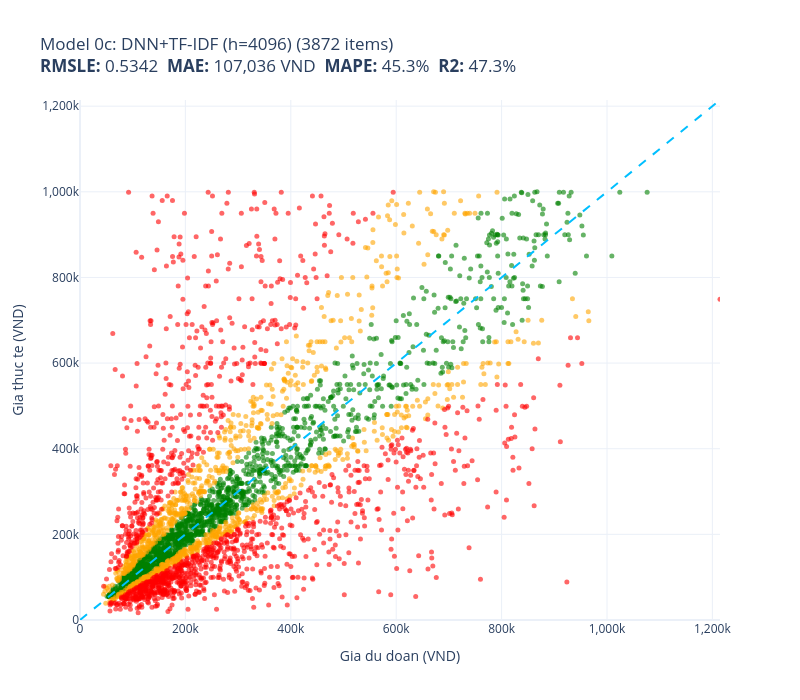
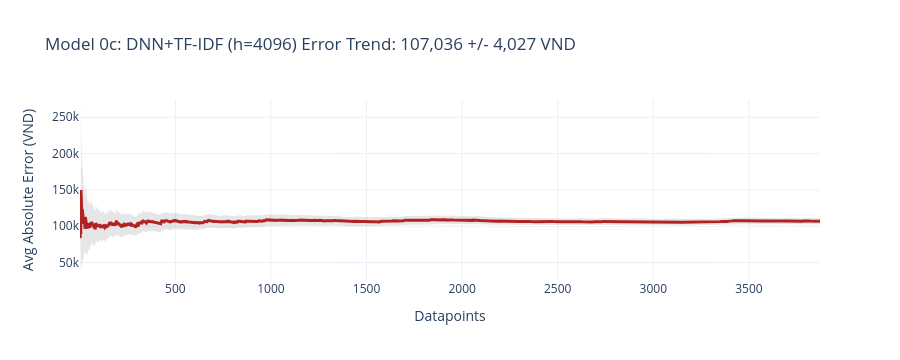

The code cell stored with these charts, in order, in its notebook:
### Code cell
# Phase 2: Model 0c — DNN best vectorizer (hidden=4096)
print("\n\n" + "#" * 60)
print("# MODEL 0c: DNN best vectorizer (hidden=4096)")
print("#" * 60)
print("Using TF-IDF (same data as 0b, reuse X_tr/X_va/X_te)")

model_0c = DeepNeuralNetwork(X_tr.shape[1], hidden_size=4096, num_layers=10)
cached = load_torch_weights(model_0c, "model_0c_dnn_tfidf4096", DEVICE)
if cached:
    model_0c, y_mean_0c, y_std_0c = cached
    hist_0c = None
else:
    model_0c, y_mean_0c, y_std_0c, hist_0c = train_torch_model(
        model_0c, X_tr, y_tr, X_va, y_va, DEVICE, epochs=5, batch_size=64
    )
    save_torch_weights(model_0c, y_mean_0c, y_std_0c, "model_0c_dnn_tfidf4096")
pred_0c = predict_batch(model_0c, X_te, y_mean_0c, y_std_0c, DEVICE)
evaluate_batch(test_prices, pred_0c, "Model 0c: DNN+TF-IDF (h=4096)")
if hist_0c:
    plot_training_history(hist_0c, "Model 0c: DNN+TF-IDF (h=4096)")
    ALL_HISTORIES["0c"] = hist_0c

best_0 = min(
    [("0a", ALL_RESULTS.get("Model 0a: DNN+HashingVec (h=2048)", {}).get("rmsle", 99)),
     ("0b", ALL_RESULTS.get("Model 0b: DNN+TF-IDF (h=2048)", {}).get("rmsle", 99)),
     ("0c", ALL_RESULTS.get("Model 0c: DNN+TF-IDF (h=4096)", {}).get("rmsle", 99))],
    key=lambda x: x[1]
)
print(f"\nBest Model 0 variant: {best_0[0]} (RMSLE={best_0[1]:.4f})")

del model_0c, X_tr, X_va, X_te, y_tr, y_va, y_te
torch.cuda.empty_cache()

### Figure 1 — Plotly figure (JSON) as saved in the notebook; plotly's stock layout.template omitted (floating-point values rounded to 4 significant figures; data arrays with more than 128 entries replaced by an {"elided": "..."} marker saying what was removed)
{"data": [{"customdata": {"elided": "1536x1 str values"}, "hovertemplate": "%{customdata[0]}<extra></extra>", "marker": {"color": "green", "opacity": 0.6, "size": 5}, "mode": "markers", "name": "green", "type": "scatter", "x": {"elided": "1536 float values"}, "y": {"elided": "1536 float values"}}, {"customdata": {"elided": "971x1 str values"}, "hovertemplate": "%{customdata[0]}<extra></extra>", "marker": {"color": "orange", "opacity": 0.6, "size": 5}, "mode": "markers", "name": "orange", "type": "scatter", "x": {"elided": "971 float values"}, "y": {"elided": "971 float values"}}, {"customdata": {"elided": "1365x1 str values"}, "hovertemplate": "%{customdata[0]}<extra></extra>", "marker": {"color": "red", "opacity": 0.6, "size": 5}, "mode": "markers", "name": "red", "type": "scatter", "x": {"elided": "1365 float values"}, "y": {"elided": "1365 float values"}}, {"hoverinfo": "skip", "line": {"color": "deepskyblue", "dash": "dash", "width": 2}, "mode": "lines", "name": "y=x", "showlegend": false, "type": "scatter", "x": [0, 1214000.0], "y": [0, 1214000.0]}], "layout": {"height": 700, "showlegend": false, "title": {"text": "Model 0c: DNN+TF-IDF (h=4096) (3872 items)<br><b>RMSLE:</b> 0.5342  <b>MAE:</b> 107,036 VND  <b>MAPE:</b> 45.3%  <b>R2:</b> 47.3%"}, "width": 800, "xaxis": {"range": [0, 1214000.0], "ticktext": ["0", "200k", "400k", "600k", "800k", "1,000k", "1,200k", "1,400k"], "tickvals": [0, 200000, 400000, 600000, 800000, 1000000, 1200000, 1400000], "title": {"text": "Gia du doan (VND)"}}, "yaxis": {"range": [0, 1214000.0], "ticktext": ["0", "200k", "400k", "600k", "800k", "1,000k", "1,200k", "1,400k"], "tickvals": [0, 200000, 400000, 600000, 800000, 1000000, 1200000, 1400000], "title": {"text": "Gia thuc te (VND)"}}}}

### Figure 2 — Plotly figure (JSON) as saved in the notebook; plotly's stock layout.template omitted (floating-point values rounded to 4 significant figures; data arrays with more than 128 entries replaced by an {"elided": "..."} marker saying what was removed)
{"data": [{"fill": "toself", "fillcolor": "rgba(128,128,128,0.2)", "hoverinfo": "skip", "line": {"color": "rgba(255,255,255,0)"}, "showlegend": false, "type": "scatter", "x": {"elided": "7744 int values"}, "y": {"elided": "7744 float values"}}, {"line": {"color": "firebrick", "width": 3}, "mode": "lines", "name": "Cumulative Avg Error", "type": "scatter", "x": {"elided": "3872 int values"}, "y": {"elided": "3872 float values"}}], "layout": {"height": 360, "showlegend": false, "title": {"text": "Model 0c: DNN+TF-IDF (h=4096) Error Trend: 107,036 +/- 4,027 VND"}, "width": 900, "xaxis": {"title": {"text": "Datapoints"}}, "yaxis": {"ticktext": ["0", "50k", "100k", "150k", "200k", "250k", "300k"], "tickvals": [0, 50000, 100000, 150000, 200000, 250000, 300000], "title": {"text": "Avg Absolute Error (VND)"}}}}
